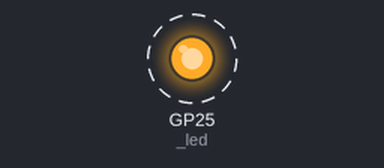
Bench run of a program on a simulated Raspberry Pi Pico running MicroPython. Parts: output pins drawn as LEDs (lit = HIGH). Dashed ring = blinking. No radio messages arrive unless stated (any console line starting 'radio sent:' is added by the test bench); pins used as bus, display or sensor lines are not drawn; what the program prints to the serial console is not drawn.

Above: at 0.04 s.
Timing chart, 0 to 3.0 s (numbered marks = the images above):
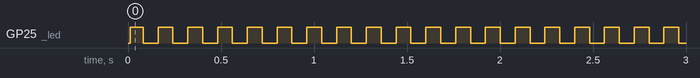

The program:

nrf24l01.py
```python
"""
GridBox — nRF24L01+ Wireless Driver
SPI-based driver for nRF24L01+ PA+LNA 2.4GHz transceiver.
Uses register-level SPI commands per the nRF24L01+ datasheet.
"""

from machine import Pin, SPI
import time

try:
    import heartbeat as _hb
except ImportError:
    _hb = None

# ============ nRF24L01+ REGISTERS ============
CONFIG = 0x00
EN_AA = 0x01
EN_RXADDR = 0x02
SETUP_AW = 0x03
SETUP_RETR = 0x04
RF_CH = 0x05
RF_SETUP = 0x06
STATUS = 0x07
OBSERVE_TX = 0x08
RX_ADDR_P0 = 0x0A
RX_ADDR_P1 = 0x0B
TX_ADDR = 0x10
RX_PW_P0 = 0x11
RX_PW_P1 = 0x12
FIFO_STATUS = 0x17
DYNPD = 0x1C
FEATURE = 0x1D

# ============ SPI COMMANDS ============
R_REGISTER = 0x00
W_REGISTER = 0x20
R_RX_PAYLOAD = 0x61
W_TX_PAYLOAD = 0xA0
FLUSH_TX = 0xE1
FLUSH_RX = 0xE2
NOP = 0xFF

# ============ CONFIG BITS ============
MASK_RX_DR = 0x40
MASK_TX_DS = 0x20
MASK_MAX_RT = 0x10
EN_CRC = 0x08
CRCO = 0x04
PWR_UP = 0x02
PRIM_RX = 0x01

# ============ STATUS BITS ============
RX_DR = 0x40
TX_DS = 0x20
MAX_RT = 0x10
RX_P_NO_MASK = 0x0E

# ============ RF_SETUP BITS ============
RF_DR_LOW = 0x20    # 250kbps
RF_DR_HIGH = 0x08   # 2Mbps
RF_PWR_MASK = 0x06
RF_PWR_MIN = 0x00   # -18dBm
RF_PWR_LOW = 0x02   # -12dBm
RF_PWR_MED = 0x04   # -6dBm
RF_PWR_MAX = 0x06   # 0dBm


class NRF24L01:
    """nRF24L01+ driver using SPI."""

    def __init__(self, spi, csn_pin, ce_pin, channel=100, payload_size=32,
                 data_rate=250, tx_addr=b'NSYNT', rx_addr=b'NSYNR'):
        self.spi = spi
        self.csn = csn_pin
        self.ce = ce_pin
        self.payload_size = payload_size

        # Ensure pins are configured
        self.csn.init(Pin.OUT, value=1)
        self.ce.init(Pin.OUT, value=0)
        self.buf1 = bytearray(1)

        time.sleep_ms(5)  # power-on reset

        # Configure the radio
        self._write_reg(CONFIG, EN_CRC | CRCO)  # CRC enabled, 2-byte CRC, PWR_DOWN
        self._write_reg(EN_AA, 0x03)             # auto-ack on pipe 0 and 1
        self._write_reg(EN_RXADDR, 0x03)         # enable pipe 0 and 1
        self._write_reg(SETUP_AW, 0x03)          # 5-byte address
        self._write_reg(SETUP_RETR, 0x3F)        # 1000µs delay, 15 retries
        self.set_channel(channel)
        self.set_data_rate(data_rate)
        self.set_power(3)  # max power
        self._write_reg(RX_PW_P0, payload_size)
        self._write_reg(RX_PW_P1, payload_size)
        self._write_reg(DYNPD, 0x00)             # fixed payload
        self._write_reg(FEATURE, 0x00)

        # Set addresses
        self.set_tx_addr(tx_addr)
        self.set_rx_addr(rx_addr)

        # Clear status flags and FIFOs
        self._write_reg(STATUS, RX_DR | TX_DS | MAX_RT)
        self.flush_tx()
        self.flush_rx()

        # Power up
        config = self._read_reg(CONFIG)
        self._write_reg(CONFIG, config | PWR_UP)
        time.sleep_ms(2)  # standby-I

    def _csn_low(self):
        self.csn.value(0)

    def _csn_high(self):
        self.csn.value(1)

    def _read_reg(self, reg):
        self._csn_low()
        try:
            self.spi.readinto(self.buf1, R_REGISTER | reg)
            self.spi.readinto(self.buf1)
        except OSError:
            self.buf1[0] = 0
        finally:
            self._csn_high()
        return self.buf1[0]

    def _write_reg(self, reg, value):
        self._csn_low()
        try:
            self.spi.readinto(self.buf1, W_REGISTER | reg)
            self.spi.readinto(self.buf1, value)
        except OSError:
            pass
        finally:
            self._csn_high()

    def _read_reg_bytes(self, reg, length):
        buf = bytearray(length)
        self._csn_low()
        try:
            self.spi.readinto(self.buf1, R_REGISTER | reg)
            self.spi.readinto(buf)
        except OSError:
            pass
        finally:
            self._csn_high()
        return buf

    def _write_reg_bytes(self, reg, data):
        self._csn_low()
        try:
            self.spi.readinto(self.buf1, W_REGISTER | reg)
            self.spi.write(data)
        except OSError:
            pass
        finally:
            self._csn_high()

    def set_channel(self, ch):
        """Set RF channel (0-125). Frequency = 2400 + ch MHz."""
        self._write_reg(RF_CH, min(ch, 125))

    def set_data_rate(self, rate):
        """Set data rate: 250 (kbps), 1000, or 2000."""
        setup = self._read_reg(RF_SETUP) & ~(RF_DR_LOW | RF_DR_HIGH)
        if rate == 250:
            setup |= RF_DR_LOW
        elif rate == 2000:
            setup |= RF_DR_HIGH
        # else 1000kbps = both bits clear
        self._write_reg(RF_SETUP, setup)

    def set_power(self, level):
        """Set TX power level 0-3 (min to max)."""
        setup = self._read_reg(RF_SETUP) & ~RF_PWR_MASK
        setup |= (min(level, 3) << 1) & RF_PWR_MASK
        self._write_reg(RF_SETUP, setup)

    def set_tx_addr(self, addr):
        """Set TX address (5 bytes)."""
        self._write_reg_bytes(TX_ADDR, addr)
        # Also set RX pipe 0 to TX addr for auto-ack
        self._write_reg_bytes(RX_ADDR_P0, addr)

    def set_rx_addr(self, addr):
        """Set RX address on pipe 1 (5 bytes)."""
        self._write_reg_bytes(RX_ADDR_P1, addr)

    def send(self, data):
        """Transmit a packet. Returns True if ACK received, False if max retries.

        Args:
            data: bytes/bytearray of payload_size length
        """
        if len(data) != self.payload_size:
            data = data[:self.payload_size].ljust(self.payload_size, b'\x00')

        # Switch to TX mode
        config = self._read_reg(CONFIG)
        self._write_reg(CONFIG, (config | PWR_UP) & ~PRIM_RX)
        time.sleep_us(150)

        # Write payload
        self._csn_low()
        try:
            self.spi.readinto(self.buf1, W_TX_PAYLOAD)
            self.spi.write(data)
        except OSError:
            self._csn_high()
            return False
        finally:
            self._csn_high()

        # Pulse CE to transmit
        if _hb:
            _hb.activity()
        self.ce.value(1)
        time.sleep_us(15)
        self.ce.value(0)

        # Wait for TX complete or max retries (timeout 50ms)
        deadline = time.ticks_add(time.ticks_ms(), 50)
        while time.ticks_diff(deadline, time.ticks_ms()) > 0:
            status = self._read_reg(STATUS)
            if status & TX_DS:
                # TX success — clear flag
                self._write_reg(STATUS, TX_DS)
                return True
            if status & MAX_RT:
                # Max retries — clear flag, flush TX
                self._write_reg(STATUS, MAX_RT)
                self.flush_tx()
                return False
            time.sleep_us(100)

        # Timeout
        self.flush_tx()
        return False

    def start_listening(self):
        """Switch to RX mode and start listening."""
        config = self._read_reg(CONFIG)
        self._write_reg(CONFIG, config | PWR_UP | PRIM_RX)
        self._write_reg(STATUS, RX_DR | TX_DS | MAX_RT)
        self.flush_rx()
        self.ce.value(1)
        time.sleep_us(150)

    def stop_listening(self):
        """Switch out of RX mode."""
        self.ce.value(0)
        time.sleep_us(100)
        config = self._read_reg(CONFIG)
        self._write_reg(CONFIG, (config | PWR_UP) & ~PRIM_RX)

    def available(self):
        """Check if data is waiting in RX FIFO."""
        status = self._read_reg(STATUS)
        return (status & RX_P_NO_MASK) != RX_P_NO_MASK

    def recv(self):
        """Read received packet. Returns data bytes or None."""
        if not self.available():
            return None

        if _hb:
            _hb.activity()

        # Read payload
        self._csn_low()
        self.spi.readinto(self.buf1, R_RX_PAYLOAD)
        buf = bytearray(self.payload_size)
        self.spi.readinto(buf)
        self._csn_high()

        # Clear RX_DR flag
        self._write_reg(STATUS, RX_DR)

        return bytes(buf)

    def flush_rx(self):
        """Clear RX FIFO."""
        self._csn_low()
        self.spi.readinto(self.buf1, FLUSH_RX)
        self._csn_high()

    def flush_tx(self):
        """Clear TX FIFO."""
        self._csn_low()
        self.spi.readinto(self.buf1, FLUSH_TX)
        self._csn_high()

    def get_status(self):
        """Read STATUS register."""
        return self._read_reg(STATUS)


if __name__ == "__main__":
    import config

    print("=" * 40)
    print("  nRF24L01+ Driver Test")
    print("=" * 40)

    spi = SPI(config.SPI_ID, baudrate=config.SPI_BAUD, polarity=0, phase=0,
              sck=Pin(config.SPI_SCK), mosi=Pin(config.SPI_MOSI),
              miso=Pin(config.SPI_MISO))

    nrf = NRF24L01(spi, Pin(config.NRF_CSN), Pin(config.NRF_CE),
                   channel=config.NRF_CHANNEL,
                   payload_size=config.NRF_PAYLOAD_SIZE,
                   data_rate=config.NRF_DATA_RATE,
                   tx_addr=config.NRF_TX_ADDR,
                   rx_addr=config.NRF_RX_ADDR)

    status = nrf.get_status()
    print(f"STATUS register: 0x{status:02X}")
    print(f"Channel: {config.NRF_CHANNEL}")
    print(f"Payload size: {config.NRF_PAYLOAD_SIZE}")
    print("Driver initialised OK")
```

heartbeat.py
```python
"""
Heartbeat LED — always-on system status indicator.

Works like a network switch LED:
- Normal:   steady comfortable blink (400ms) — system alive
- Activity: brief fast burst on nRF TX/RX — data moving
- Fault:    rapid blink (100ms) — something wrong
- Boot:     fast blink (80ms) — starting up

Usage:
    import heartbeat

    heartbeat.set_state("normal")    # comfortable blink — all good
    heartbeat.set_state("fault")     # rapid blink — error
    heartbeat.set_state("boot")      # fast blink — starting up
    heartbeat.set_state("off")       # LED off

    heartbeat.activity()             # brief fast burst (auto-reverts)

Works on both Pico 1 (RP2040) and Pico 2 (RP2350).
"""

from machine import Pin, Timer
import time

# Find the LED pin
try:
    _led = Pin("LED", Pin.OUT)
except (ValueError, TypeError):
    _led = Pin(25, Pin.OUT)

# State
_state = "boot"
_tick = 0
_timer = Timer()

# Activity tracking — brief speed-up on TX/RX
_activity_until = 0  # ticks_ms when activity burst ends

# Blink rates (half-period in ms — full cycle = 2x this value)
_rates = {
    "boot":    80,    # fast — starting up
    "normal":  400,   # comfortable — clearly alive, easy to see
    "active":  100,   # brief burst — data is moving (TX/RX)
    "fault":   120,   # rapid — something wrong, still readable
    "off":     0,     # LED stays off
}


def _update(t):
    global _tick, _activity_until

    _tick += 1
    now_ms = _tick * 10  # each tick = 10ms

    # Determine current blink rate
    if _state == "off":
        _led.value(0)
        return

    # Check if we're in an activity burst
    if _activity_until > 0 and now_ms < _activity_until:
        rate = _rates["active"]
    else:
        _activity_until = 0
        rate = _rates.get(_state, _rates["normal"])

    if rate == 0:
        _led.value(0)
        return

    # Simple square wave blink
    phase = now_ms % (rate * 2)
    _led.value(1 if phase < rate else 0)


def set_state(state):
    """Set base LED state: boot, normal, fault, off"""
    global _state
    _state = state


def activity(duration_ms=500):
    """Brief fast blink burst — call on nRF TX/RX.

    LED speeds up for duration_ms then auto-reverts to base state.
    Multiple calls extend the burst.
    """
    global _activity_until
    now_ms = _tick * 10
    _activity_until = now_ms + duration_ms


def get_state():
    """Return current base state."""
    return _state


# Start timer at 100Hz (10ms resolution)
_timer.init(freq=100, mode=Timer.PERIODIC, callback=_update)

# Default: boot mode (fast blink until main.py sets it to normal)
set_state("boot")
```

config.py
```python
"""
GridBox — Master Pico (Pico A) Configuration
Pin assignments and constants for the Grid Controller.
Change these when wiring changes — all other files import from here.
"""

# ============ I2C BUS (BMI160 + PCA9685) ============
I2C_ID = 0
I2C_SDA = 4
I2C_SCL = 5
I2C_FREQ = 400_000

# I2C addresses
BMI160_ADDR = 0x68       # IMU (0x69 if SDO high)
PCA9685_ADDR = 0x40      # PWM servo/motor driver

# ============ SPI BUS (nRF24L01+) ============
SPI_ID = 0
SPI_SCK = 2
SPI_MOSI = 3
SPI_MISO = 16            # GP16
SPI_BAUD = 10_000_000
NRF_CE = 0               # GP0
NRF_CSN = 1              # GP1

# nRF24L01+ settings
NRF_CHANNEL = 100        # 2.4GHz + 100 = 2.500GHz
NRF_PAYLOAD_SIZE = 32    # bytes per packet
NRF_DATA_RATE = 250      # kbps (250, 1000, or 2000)
NRF_TX_ADDR = b'NSYNT'   # 5-byte TX address
NRF_RX_ADDR = b'NSYNR'   # 5-byte RX address

# ============ MOSFET SWITCHES ============
# Motor MOSFETs now driven by PCA9685 PWM (CH2, CH3) — not GPIO
# GP10, GP11, GP12 are FREE (no longer used for MOSFET gates)
MOSFET_RECYCLE = 13      # GP13 → Recycle path (binary on/off, no PWM needed)

# ============ STATUS LEDs ============
LED_RED = 14             # GP14
LED_GREEN = 15           # GP15
LED_ONBOARD = 25         # Pico onboard LED

# ============ ADC (Power Sensing) ============
ADC_BUS_VOLTAGE = 26     # GP26 — bus voltage via 10kΩ+10kΩ divider
ADC_MOTOR1_CURRENT = 27  # GP27 — Motor 1 current via 1Ω sense R
ADC_MOTOR2_CURRENT = 28  # GP28 — Motor 2 current via 1Ω sense R

# ADC conversion constants
ADC_VREF = 3.3           # Pico ADC reference voltage
ADC_RESOLUTION = 65535   # 16-bit ADC
VOLTAGE_DIVIDER_RATIO = 2.0   # 10kΩ+10kΩ divider → multiply by 2
CURRENT_SENSE_R = 1.0    # 1Ω sense resistor

# ============ PCA9685 SERVO/MOTOR CHANNELS ============
SERVO_VALVE_CH = 0       # PCA9685 channel for valve servo
SERVO_GATE_CH = 1        # PCA9685 channel for sorting gate servo
MOTOR1_PWM_CH = 2        # PCA9685 channel for Motor 1 speed
MOTOR2_PWM_CH = 3        # PCA9685 channel for Motor 2 speed
SERVO_MIN_US = 500       # min pulse width microseconds
SERVO_MAX_US = 2500      # max pulse width microseconds
SERVO_CENTRE_US = 1500   # centre position

# ============ IMU SETTINGS ============
IMU_SAMPLE_RATE = 100    # Hz
IMU_ACCEL_RANGE = 4      # ±4g
IMU_GYRO_RANGE = 500     # ±500°/s
IMU_WINDOW_SIZE = 100    # rolling window for RMS
IMU_HEALTHY_THRESHOLD = 1.0   # g — below = healthy
IMU_WARNING_THRESHOLD = 2.0   # g — above = warning
IMU_FAULT_DURATION_MS = 3000  # sustained vibration = fault

# ============ POWER THRESHOLDS ============
BUS_VOLTAGE_NOMINAL = 5.0     # V — expected bus voltage
BUS_VOLTAGE_LOW = 4.2         # V — low voltage warning
BUS_VOLTAGE_CRITICAL = 3.8    # V — critical, shed loads
MOTOR_CURRENT_MAX_MA = 800    # mA — stall/jam threshold
ADC_SAMPLES_AVG = 10          # average N samples per reading

# ============ FACTORY / SORTING ============
BELT_LENGTH_CM = 20            # conveyor belt length
BELT_SPEED_CM_PER_S = 5        # belt speed at nominal PWM
WEIGHT_THRESHOLD_MIN = 0.03    # minimum current delta for "item detected"
WEIGHT_THRESHOLD_LIGHT = 0.05  # below = reject light
WEIGHT_THRESHOLD_HEAVY = 0.15  # above = reject heavy
WEIGHT_THRESHOLD_JAM = 0.30    # above = jam fault

# ============ LOAD PRIORITIES (for shedding) ============
# P1=highest priority (keep), P3=lowest (shed first)
# LED bank removed — replaced by MAX7219 display on Pico B
LOAD_PRIORITY = {
    'motor1': 1,    # fan — critical cooling
    'motor2': 2,    # conveyor — important
    'recycle': 3,   # recycle path — shed first
}

# ============ ENERGY SIGNATURE ============
ES_SAMPLE_RATE_HZ = 500       # ADC sampling rate for signatures
ES_WINDOW_SIZE = 500           # 1 second of data
ES_LEARNING_DURATION_S = 30    # baseline learning duration
ES_ANOMALY_THRESHOLD = 0.5    # divergence score above = anomaly
ES_WEIGHT_MEAN = 0.30
ES_WEIGHT_STD = 0.25
ES_WEIGHT_CROSSING = 0.25
ES_WEIGHT_MAXDEV = 0.20

# ============ TIMING ============
MAIN_LOOP_MS = 10              # 100Hz main loop
WIRELESS_SEND_MS = 50          # send telemetry every 50ms
HEARTBEAT_MS = 1000            # send heartbeat every 1s
SERIAL_PRINT_MS = 200          # print JSON for web dashboard

# ============ CALIBRATION ============
CALIBRATION_FILE = 'calibration.json'
CALIBRATION_SAMPLES = 100      # readings per calibration step
```

Measured:
- by itself, GP25 (_led): alternates HIGH for 0.08 s and LOW for 0.08 s
